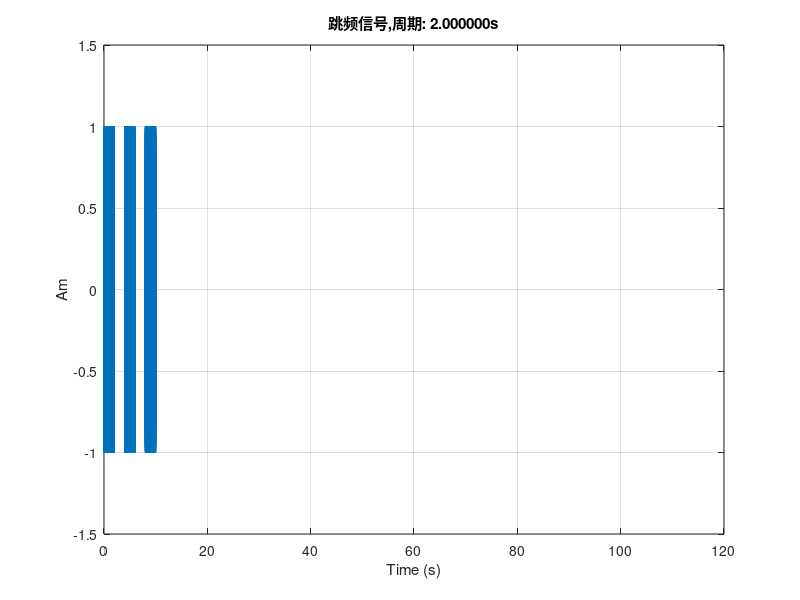

The MATLAB source for this figure: (Note: this script raises an error after producing the figure.)
%模糊函数
clc;clear;close all;

fs = 4e3;
fc = 1.5e3;
TIME = 120;
% 定义时间参数
t = (0:1/fs:TIME - 1/fs).'; % 时间向量，这里生成0到100秒的时间序列，采样间隔为1/fs
N = length(t);
f = -fs/2:fs/N:fs/2-fs/N;
Ts = 1/fs;
B = 200;    % 带宽（Hz）
c=1500;

n = 10;               % 跳频点数
lp = 2;               % 跳频周期（秒）
l = lp*fs;            % 跳频周期对应的采样点数 信号总采样数

% 计算每个跳频点的时间间隔和频率步长
tps = lp / n;          % 每个跳频点的时间间隔（秒）
tp = tps * fs;         % 每个跳频点的时间间隔对应的采样点数

deltaf = B / n;        % 频率步长（Hz）
costas = [1,6,4,3,9,2,8,7,5,10]; % 定义Costas 序列
fm = (fc) + 1 * (costas - n/2) * deltaf - deltaf/2; % 信号的跳频点频率

% 上采样至采样频率，从连续域生成采样信号
t_sub = (0:(tp-1))'/fs :1/fs:(tp)/fs-1/fs; % 时间序列，采样间隔为 1/fs
Nt = length(t_sub); % 采样点数
x = zeros(Nt*length(costas),1); % 初始化costas信号的数组

for kk = 1:n % 遍历每个跳频点
    Nx1 = (kk-1)*Nt+1; % 当前跳频点的起始索引
    Nx11 = (kk)*Nt;    % 当前跳频点的结束索引
    x(Nx1:Nx11) = exp(-1i*2*pi*fm(kk)*t_sub); % 生成信号的复包络
end

temp = [x;zeros(round(2*fs),1);x;zeros(round(2*fs),1);x;zeros(round(2*fs),1)];
P = [temp;zeros(round((TIME-12)*fs),1)];
matchedFilter = x(1:round(2*fs));%匹配滤波器系数
figure 
% 扩展时间向量 t 以匹配 x 的长度
%t = 0:1/fs:Nt*length(costas)/fs-1/fs;
%plot(t,real(x));ylim([-1.5,1.5])
t = (0:1/fs:TIME - 1/fs).'; % 时间向量，这里生成0到100秒的时间序列，采样间隔为1/fs
plot(t, real(P));ylim([-1.5,1.5]);
title(sprintf('跳频信号,周期: %fs',lp));xlabel('Time (s)') ;ylabel('Am');grid on;

%% 
r=50; 
b=2; 
len=7; 
velt= 0*c/(r*(b^len-1)); %速度分辨率
etat = 1+(velt/c);% 多普勒因子对应的速度值
[pt,qt] = rat(etat);
rs_bsig1 = resample(x,pt,qt); % 通过重采样模拟信号的拉伸或压缩
% 加入传播时延
N = size(rs_bsig1,2); 
delay = round((1000/c)*fs); % 1000m为传播距离
obsvN = delay+N; % 观测信号的总长度
s_n = [rs_bsig1 zeros(1,obsvN-N)]; % 在信号末尾填充零
sig = s_n(1:obsvN-delay); % 提取延迟信号
bsig_no = [zeros(1,delay) sig]; % 在信号前添加延迟零

clear obsvN sig N; % 清除临时变量

vel_del = c/(r*(b^len-1));% 速度分辨率
vel = 0:vel_del:vmax;
vel = [-vel(end:-1:2) vel];
eta = 1+(vel/c);
[p,q]= rat(eta);% 将多普勒因子分解为分数形式

ambig1 = cell(1, length(vel));
ambig2 = cell(1, length(vel));

for i =1:length(vel)   % 遍历每个速度分辨率单元
    
    
    re_samp_bsig1= resample(bsig_e1,p(i),q(i)); % bsig_e1 经过重采样后生成的模拟目标返回信号
    re_samp_bsig2= resample(bsig_e2,p(i),q(i));  % bsig_e2 经过重采样后生成的模拟目标返回信号
    
    % --------时域线性相关处理----------------------------------- 
    % 如果第信号的重采样长度大于观测信号长度，进行零填充
    if length(re_samp_bsig1) > length(bsig_no)    
        na = length(re_samp_bsig1) - length(bsig_no); 
        bsig_no = [bsig_no zeros(1, na+1)]; 
    end

    % 计算第一个信号的模糊函数
    ambig1{i} = abs(matchFilter(bsig_no, re_samp_bsig1, 'none'));
    
    ambigh1(1:(nl), i) = (ambig1{i}); % 存储第一个信号的模糊函数结果


    nl = length(bsig_no); % 当前观测信号的长度

end


Max1 = max(max(ambigh1)); % 计算第一个信号模糊函数的最大值
A1 = (abs(ambigh1 ./ Max1)); % 归一化第一个信号的模糊函数
EA1 = sum(sum(A1.^2)); % 计算第一个信号模糊函数的能量
EAA1 = fc * EA1 * (1/fs) * (2 * vel_del / c); % 计算第一个信号模糊函数的归一化总能量


% 定义时间方向的宽度和速度方向的宽度
k_width = 7853 - 7793; % 时间方向的宽度
v_width = 46 - 42; % 速度方向的宽度
DD = k_width.^2 + v_width.^2; % 定义模糊区域的圆形边界

% 中心点坐标（时间方向和速度方向的索引）
k0 = 7793; % 时间方向中心点索引
% v0 = 42; % 对应 Vmax = 10 m/s 的速度方向索引
% v0 = 21; % 对应 Vmax = 5 m/s 的速度方向索引
v0 = 83; % 对应 Vmax = 20 m/s 的速度方向索引

% 初始化矩阵 AAA1，用于保存主瓣区域的模糊函数数据
% AAA1 = ones(15402,83); % 对应 Vmax = 10 m/s 的速度索引范围
% AAA1 = ones(15402,41); % 对应 Vmax = 5 m/s 的速度索引范围
AAA1 = ones(15402,165); % 对应 Vmax = 5 m/s 的速度索引范围

% 遍历定义的模糊区域

for k=-k_width:1:k_width
    for m=-v_width:1:v_width        
      aa=k^2+m^2;
        if aa <= DD
            AAA1(k0+k,v0+m)=0;
        end                  
    end    
end


% 提取 AAA1 中非主瓣区域的模糊函数数据
AAA1 = AAA1 .* A1;

Max_A1=max(max(AAA1));

%% 重采样模糊函数

% 对模糊函数矩阵进行重采样，减少采样点数以提高处理效率
for i = 1:length(vel)
    % 重采样第一个模糊函数矩阵，降低采样率到原来的 1/6
    re_ambigh1(:,i) = resample(A1(:,i), 1, 6);
    % 重采样第二个模糊函数矩阵，降低采样率到原来的 1/6
    re_ambigh2(:,i) = resample(A2(:,i), 1, 6);
end

% 更新采样频率
fs = fs / 6;

% 更新重采样后的模糊函数矩阵
A1 = re_ambigh1;
A2 = re_ambigh2;

figure;
N = length(A1); % 获取模糊函数的长度
delay = 1:N; % 定义延迟索引
mesh(vel, ((delay - N/2) .* c) ./ (2 * fs), A1); % 三维网格图
xlabel('velocity (m/s, scale)'); % 速度轴标签
ylabel('range (m, delay)'); % 距离轴标签
zlabel('magnitude'); % 幅度轴标签
title('Ambiguity surface'); % 图标题
axis tight; % 紧凑显示轴范围